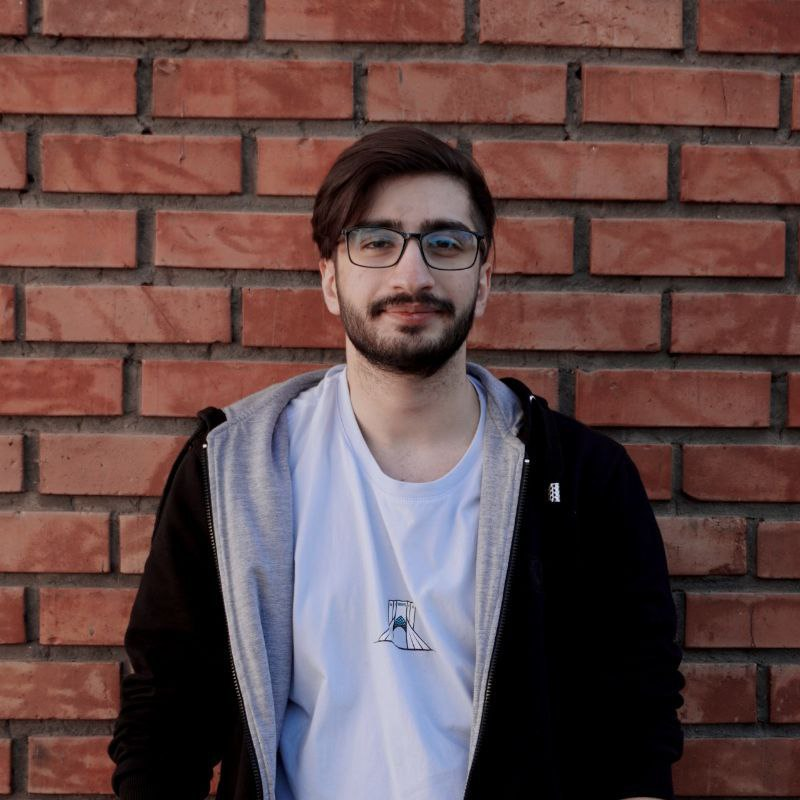
#> input picture HW2/images/afshin.jpg, 800 x 800 px
$ jupyter execute Q1.ipynb   (older library calls are emulated)
#> lines starting #> are read from the running program, lines starting #| are printed output that depends on the picture
# Q1 Sobel

## a)

[cell 1]
# generate random matrix with size n*n
import numpy as np

def generateRandomMatrix(n):
    matrix = np.random.randint(0, 255, size=(n, n))
    return matrix

[cell 2]
# write convolution function
def convolve(matrix, kernel):
    # get the size of matrix
    row = matrix.shape[0]
    col = matrix.shape[1]
    # get the size of kernel
    kernel_row = kernel.shape[0]
    kernel_col = kernel.shape[1]
    # get the size of output matrix
    output_row = row - kernel_row + 1
    output_col = col - kernel_col + 1
    # create output matrix
    output = np.zeros((output_row, output_col))
    # convolve
    for i in range(output_row):
        for j in range(output_col):
            output[i][j] = np.sum(matrix[i:i+kernel_row, j:j+kernel_col] * kernel)
    return output

[cell 3]
# generate horizontal and vertical kernels
horizontal_kernel = np.array([[-1, 0, 1], [-2, 0, 2], [-1, 0, 1]])
vertical_kernel = np.array([[-1, -2, -1], [0, 0, 0], [1, 2, 1]])

[cell 4]
# convolve the initial matrix with kernels
matrix = generateRandomMatrix(10)
horizontal = convolve(matrix, horizontal_kernel)
vertical = convolve(matrix, vertical_kernel)

[cell 5]
# generate magnitude and direction matrixes
magnitude = np.sqrt(horizontal**2 + vertical**2)
direction = np.arctan2(vertical, horizontal)

## b)

[cell 6]
# load image and convert it to gray scale
import cv2
import matplotlib.pyplot as plt

img = cv2.imread('images/afshin.jpg')
#> img is the input picture: shape (800, 800, 3); mean B, G, R 72.9, 73.5, 99.4
gray = cv2.cvtColor(img, cv2.COLOR_BGR2GRAY)
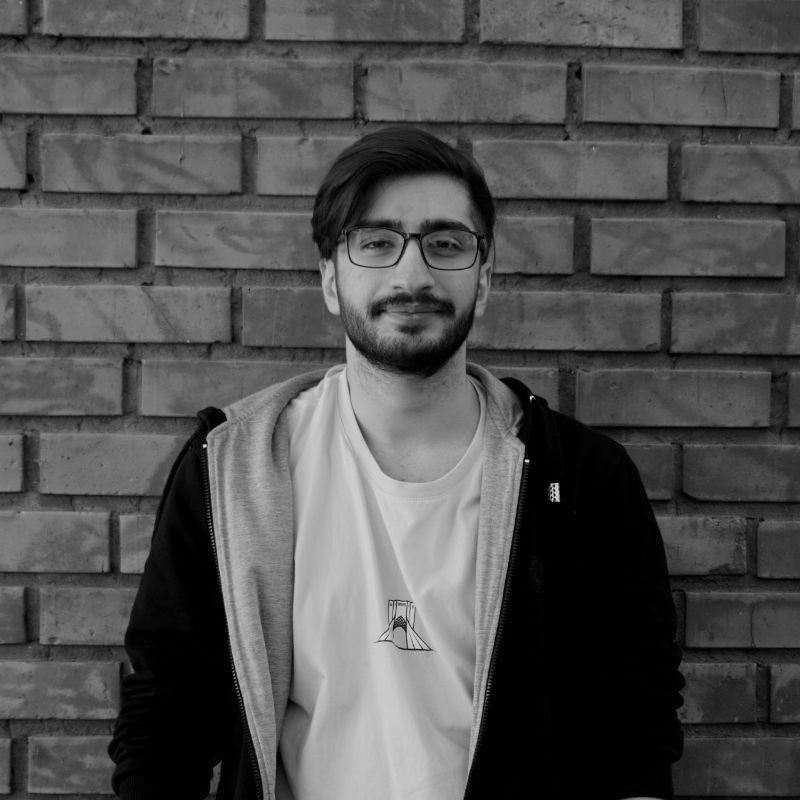
#> gray: shape (800, 800); min 0, max 231, mean 81.2

[cell 7]
# define gaussian kernel (3*3)
gaussian_kernel = np.array([[1, 2, 1], [2, 4, 2], [1, 2, 1]]) / 16

[cell 8]
# generate Sobel outputs for 2 cases with gaussion filter and without gaussion filter and compare them
# without cv2
sobelx = convolve(gray, horizontal_kernel)
#> after the loop in convolve (call 3), `for i in range(output_row):`:
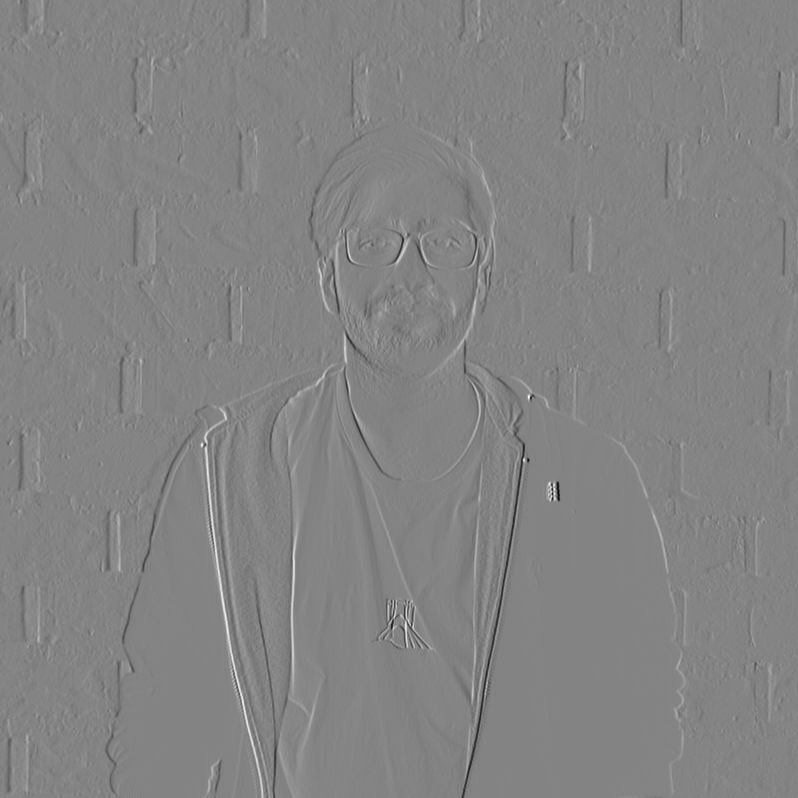
#> output: shape (798, 798) float64; min -757, max 706, mean -0.4; drawn with min black and max white
sobely = convolve(gray, vertical_kernel)
#> after the loop in convolve (call 4), `for i in range(output_row):`:
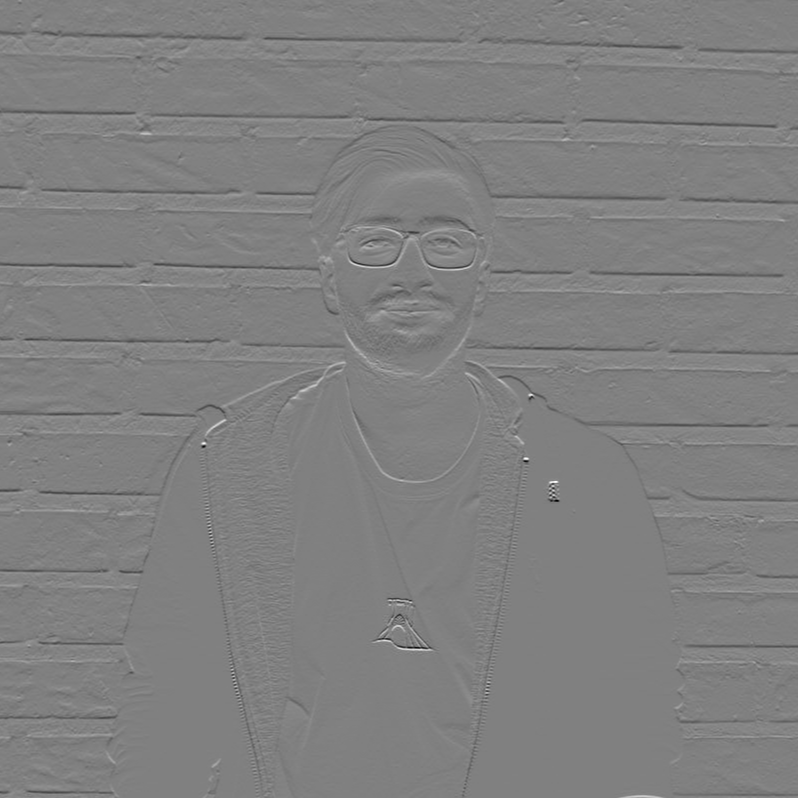
#> output: shape (798, 798) float64; min -736, max 726, mean -0.4; drawn with min black and max white
sobelx_gaussian = convolve(convolve(gray, gaussian_kernel), horizontal_kernel)
sobely_gaussian = convolve(convolve(gray, gaussian_kernel), vertical_kernel)

# plot the results
plt.subplot(2, 2, 1), plt.imshow(sobelx, cmap='gray')
plt.title('Sobel X'), plt.xticks([]), plt.yticks([])
plt.subplot(2, 2, 2), plt.imshow(sobely, cmap='gray')
plt.title('Sobel Y'), plt.xticks([]), plt.yticks([])
plt.subplot(2, 2, 3), plt.imshow(sobelx_gaussian, cmap='gray')
plt.title('Sobel X Gaussian'), plt.xticks([]), plt.yticks([])
plt.subplot(2, 2, 4), plt.imshow(sobely_gaussian, cmap='gray')
plt.title('Sobel Y Gaussian'), plt.xticks([]), plt.yticks([])
plt.show()
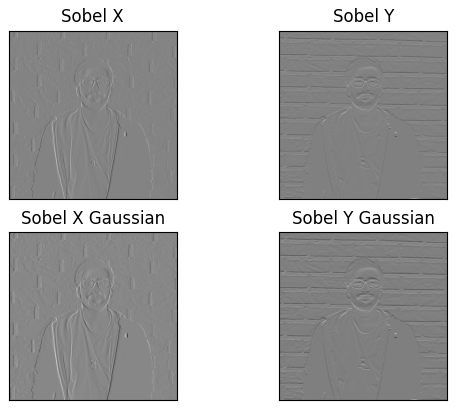
#> figure drawn by matplotlib, 4 panels

## c)

[cell 9]
# do the operations in part b with OpenCV Sobel method and describe its parameters
import cv2

sobelx = cv2.Sobel(gray, cv2.CV_64F, 1, 0, ksize=3)
sobely = cv2.Sobel(gray, cv2.CV_64F, 0, 1, ksize=3)
sobelx_gaussian = cv2.Sobel(cv2.GaussianBlur(gray, (3, 3), 0), cv2.CV_64F, 1, 0, ksize=3)
sobely_gaussian = cv2.Sobel(cv2.GaussianBlur(gray, (3, 3), 0), cv2.CV_64F, 0, 1, ksize=3)

# plot the results
plt.subplot(2, 2, 1), plt.imshow(sobelx, cmap='gray')
plt.title('Sobel X'), plt.xticks([]), plt.yticks([])
plt.subplot(2, 2, 2), plt.imshow(sobely, cmap='gray')
plt.title('Sobel Y'), plt.xticks([]), plt.yticks([])
plt.subplot(2, 2, 3), plt.imshow(sobelx_gaussian, cmap='gray')
plt.title('Sobel X Gaussian'), plt.xticks([]), plt.yticks([])
plt.subplot(2, 2, 4), plt.imshow(sobely_gaussian, cmap='gray')
plt.title('Sobel Y Gaussian'), plt.xticks([]), plt.yticks([])
plt.show()
